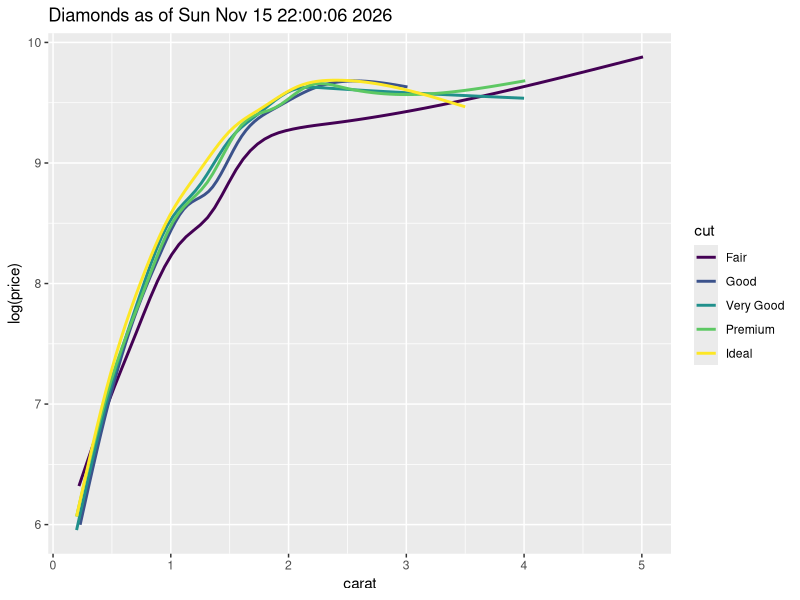

Generate this figure with R:
## ---- chunk 1
knitr::opts_chunk$set(echo = TRUE)
## ---- chunk 2
library(ggplot2)
library(lubridate)
dia <- ggplot2::diamonds
## ---- chunk 3
now_ts <- timestamp(prefix = NULL, suffix = NULL)
dia |> 
  ggplot(aes(x = carat, y = log(price), colour = cut)) +
  geom_smooth(se = FALSE) +
  ggtitle(paste("Diamonds as of", now_ts))
